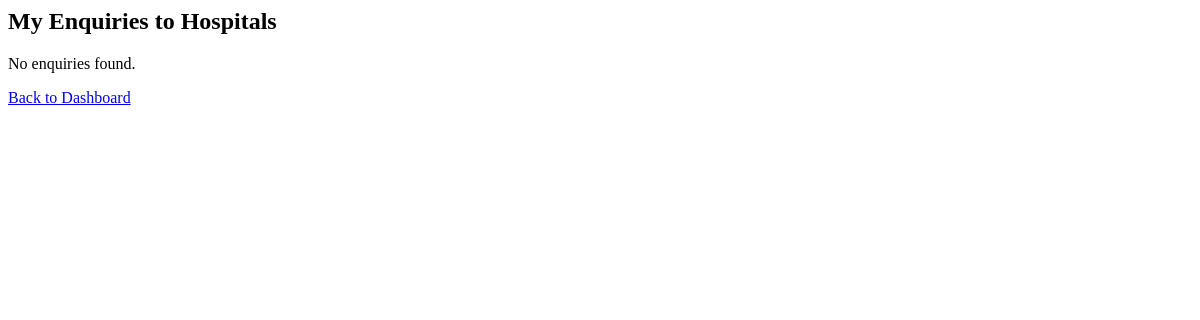
Before: /station/enquiries/ (signed in) with the older database file.
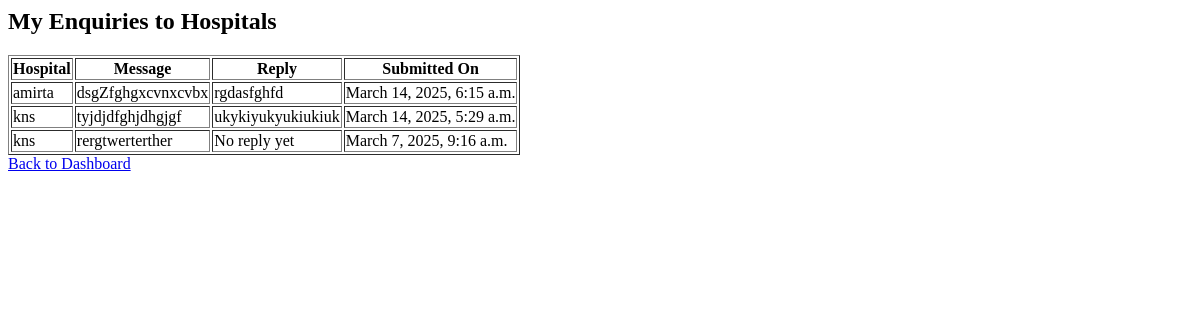
After: the same page with the newer database file.
### Personapp/models.py (models this page shows, shortened)
class HospitalEnquiry(models.Model):
    hospital = models.ForeignKey(Hospital, on_delete=models.CASCADE)
    station = models.ForeignKey(Station, on_delete=models.CASCADE)
    message = models.TextField()
    reply = models.TextField(blank=True, null=True)
    current_date = models.DateTimeField(auto_now_add=True)

class Hospital(models.Model):
    hospitalname=models.CharField(max_length=50,unique=True)
    hospitaladdress=models.CharField(max_length=250)
    city=models.CharField(max_length=250)
    district=models.CharField(max_length=250)
    state=models.CharField(max_length=200)
    loginid=models.ForeignKey('Login',on_delete=models.CASCADE)

### Personapp/views.py (the view)
# urls.py: path('station/enquiries/', views.station_enquiries_list, name='station_enquiries_list'),
def station_enquiries_list(request):
    station_id = request.session.get('station_id')
    if not station_id:
        messages.error(request, "Session expired. Please log in again.")
        return redirect('login')
    station = get_object_or_404(Station, loginid=station_id)
    enquiries = HospitalEnquiry.objects.filter(station=station).order_by('-current_date')
    print("Enquiries Found:")
    for enquiry in enquiries:
        print(f"ID: {enquiry.id}, Hospital: {enquiry.hospital.hospitalname}, Message: {enquiry.message}")
    return render(request, 'station_enquiries_list1.html', {'enquiries': enquiries})

### Personapp/templates/station_enquiries_list1.html
{% block content %}
<h2>My Enquiries to Hospitals</h2>
{% if enquiries %}
    <table border="1">
        <tr>
            <th>Hospital</th>
            <th>Message</th>
            <th>Reply</th>
            <th>Submitted On</th>
        </tr>
        {% for enquiry in enquiries %}
        <tr>
            <td>{{ enquiry.hospital.hospitalname }}</td>
            <td>{{ enquiry.message }}</td>
            <td>
                {% if enquiry.reply %}
                    <span class="text-success">{{ enquiry.reply }}</span>
                {% else %}
                    <span class="text-danger">No reply yet</span>
                {% endif %}
            </td>
            <td>{{ enquiry.current_date }}</td>
        </tr>
        {% endfor %}
    </table>
{% else %}
    <p>No enquiries found.</p>
{% endif %}
<a href="{% url 'stationhome' %}">Back to Dashboard</a>
{% endblock %}

Changed rows visible on the page:
added HospitalEnquiry: hospital.hospitalname "amirta", message "dsgZfghgxcvnxcvbx", reply "rgdasfghfd", current_date "March 14, 2025, 6:15 a.m."
added HospitalEnquiry: hospital.hospitalname "kns", message "tyjdjdfghjdhgjgf", reply "ukykiyukyukiukiuk", current_date "March 14, 2025, 5:29 a.m."
added HospitalEnquiry: hospital.hospitalname "kns", message "rergtwerterther", shows "No reply yet", current_date "March 7, 2025, 9:16 a.m."
Other visible differences:
text no longer shown: "No enquiries found."
text now shown: "Hospital Message Reply Submitted On"
